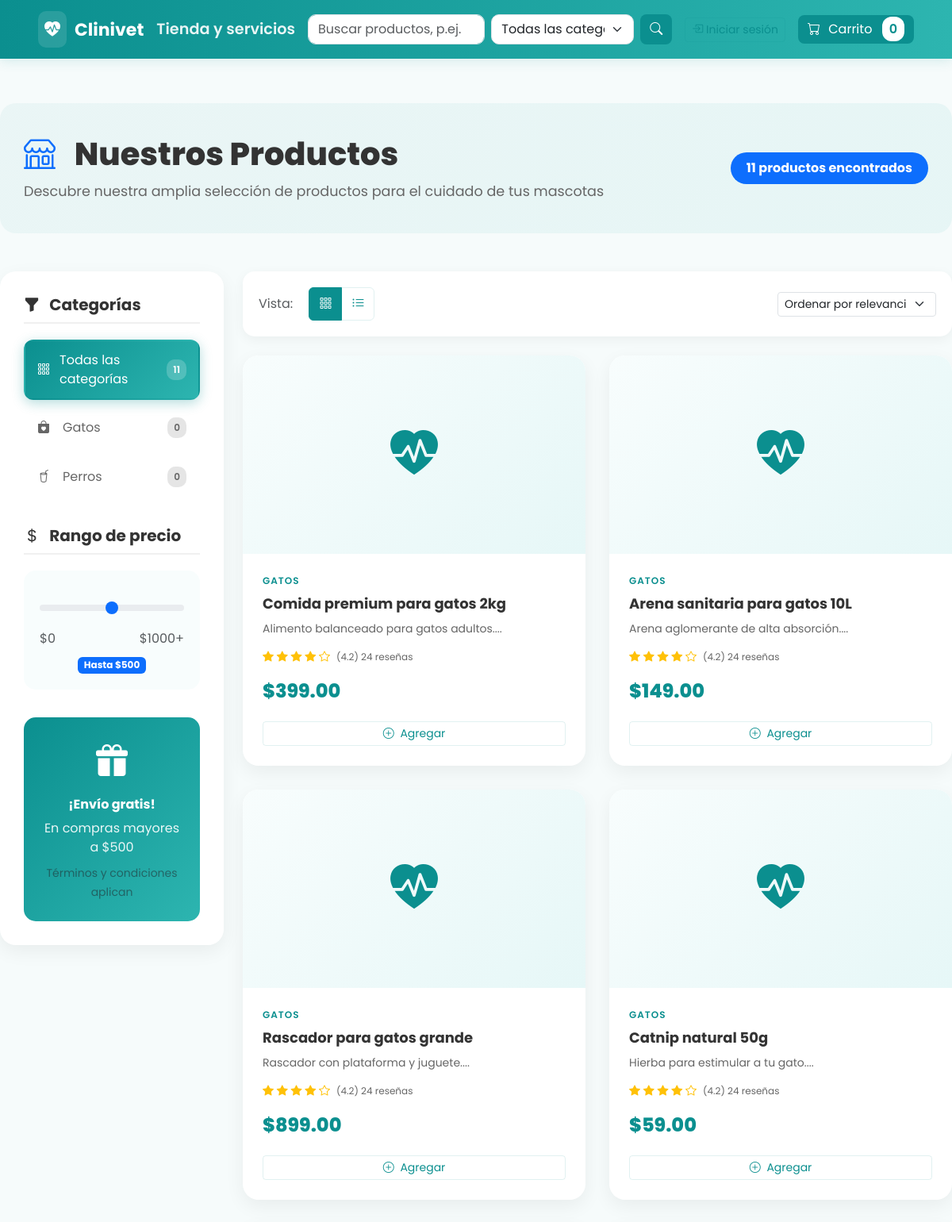
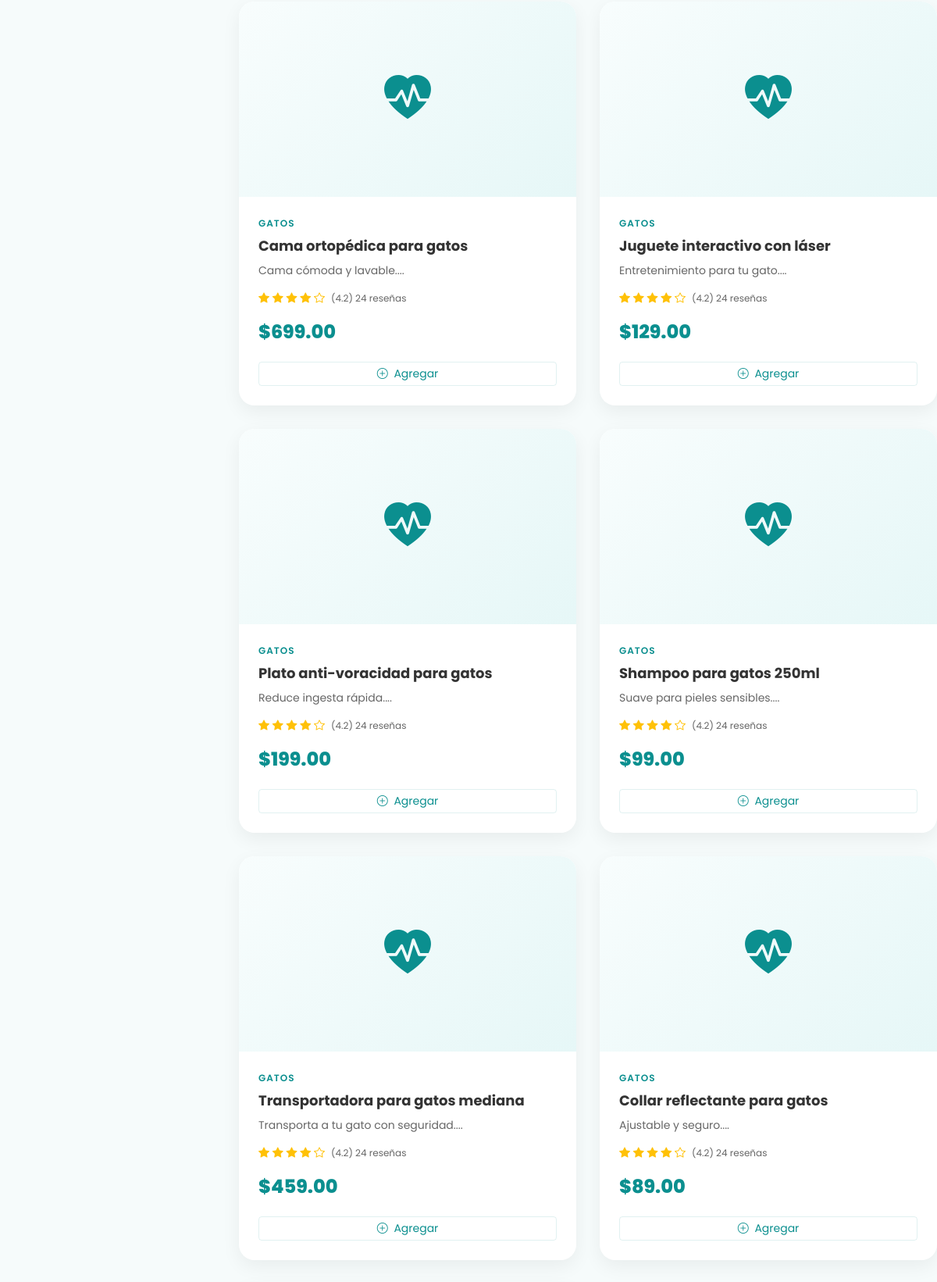
The page /backend/public/index.php?page=category&id=1 (upper part) on the database its author committed (2 pictures, top to bottom).
### tables this page shows
CREATE TABLE IF NOT EXISTS categories (
  id INT AUTO_INCREMENT PRIMARY KEY,
  name VARCHAR(100) NOT NULL
);

CREATE TABLE IF NOT EXISTS products (
  id INT AUTO_INCREMENT PRIMARY KEY,
  category_id INT,
  name VARCHAR(200) NOT NULL,
  description TEXT,
  price DECIMAL(12,2) NOT NULL,
  stock INT DEFAULT 0,
  image VARCHAR(255),
  FOREIGN KEY (category_id) REFERENCES categories(id)
);

### backend/app/Controllers/ProductController.php (called while the page is built, shortened)
<?php
class ProductController {
    public function listByCategory($categoryId) {
        $pdo = DB::get();
        $stmt = $pdo->prepare("SELECT p.*, c.name as category_name FROM products p LEFT JOIN categories c ON p.category_id = c.id WHERE p.category_id = ?");
        $stmt->execute([$categoryId]);
        $products = $stmt->fetchAll(\PDO::FETCH_ASSOC);
        $cats = $pdo->query("SELECT * FROM categories")->fetchAll(\PDO::FETCH_ASSOC);
        include __DIR__ . '/../../../frontend/app/Views/products/list.php';
    }
}

### frontend/app/Views/products/list.php (the view, shortened to what this page needs)
<?php include __DIR__ . '/../layouts/main.php'; ?>
<div class="page-header mb-5">
  <div class="row align-items-center">
    <div class="col-md-8">
      <h1 class="page-title">
        <i class="bi bi-shop text-primary me-3"></i>
        Nuestros Productos
      </h1>
      <p class="page-subtitle">Descubre nuestra amplia selección de productos para el cuidado de tus mascotas</p>
    </div>
    <div class="col-md-4 text-md-end">
      <div class="results-info">
        <span class="badge bg-primary fs-6">
          <?= count($products) ?> productos encontrados
        </span>
      </div>
    </div>
  </div>
</div>
<div class="row">
  <div class="col-lg-3 col-md-4 mb-4">
    <div class="filters-sidebar">
      <div class="filter-section">
        <h5 class="filter-title">
          <i class="bi bi-funnel-fill me-2"></i>
          Categorías
        </h5>
        <div class="category-filters">
          <div class="category-item">
            <a href="index.php?page=products" class="category-link <?= empty($_GET['cat']) ? 'active' : '' ?>">
              <i class="bi bi-grid-3x3-gap"></i>
              <span>Todas las categorías</span>
              <span class="count"><?= array_sum(array_column($cats, 'product_count', 'id')) ?: count($products) ?></span>
            </a>
          </div>
          <?php foreach($cats as $c): ?>
            <div class="category-item">
              <a href="index.php?page=category&id=<?=$c['id']?>"
                 class="category-link <?= (isset($_GET['cat']) && $_GET['cat'] == $c['id']) ? 'active' : '' ?>">
                <?php
                $icons = ['bi-bag-heart-fill', 'bi-cup-straw', 'bi-heart-fill', 'bi-star-fill', 'bi-gift-fill', 'bi-house-heart-fill'];
                $icon = $icons[array_search($c['id'], array_column($cats, 'id')) % count($icons)];
                ?>
                <i class="bi <?= $icon ?>"></i>
                <span><?=htmlspecialchars($c['name'])?></span>
                <span class="count"><?= $c['product_count'] ?? '0' ?></span>
              </a>
            </div>
          <?php endforeach; ?>
        </div>
      </div>
      <div class="filter-section">
        <h5 class="filter-title">
          <i class="bi bi-currency-dollar me-2"></i>
          Rango de precio
        </h5>
        <div class="price-filters">
          <div class="price-range">
            <input type="range" class="form-range" min="0" max="1000" value="500" id="priceRange">
            <div class="d-flex justify-content-between">
              <span class="text-muted">$0</span>
              <span class="text-muted">$1000+</span>
            </div>
            <div class="price-display text-center mt-2">
              <span class="badge bg-primary">Hasta $<span id="priceValue">500</span></span>
            </div>
          </div>
        </div>
      </div>
      <div class="filter-section">
        <div class="promo-card">
          <div class="promo-icon">
            <i class="bi bi-gift-fill"></i>
          </div>
          <h6>¡Envío gratis!</h6>
          <p>En compras mayores a $500</p>
          <small class="text-muted">Términos y condiciones aplican</small>
        </div>
      </div>
    </div>
  </div>
  <div class="col-lg-9 col-md-8">
    <div class="products-controls mb-4">
      <div class="row align-items-center">
        <div class="col-md-6">
          <div class="view-toggle">
            <span class="text-muted me-3">Vista:</span>
            <div class="btn-group" role="group">
              <button type="button" class="btn btn-outline-primary active" id="gridView">
                <i class="bi bi-grid-3x3-gap"></i>
              </button>
              <button type="button" class="btn btn-outline-primary" id="listView">
                <i class="bi bi-list-ul"></i>
              </button>
            </div>
          </div>
        </div>
        <div class="col-md-6 text-md-end">
          <select class="form-select form-select-sm" style="max-width: 200px; display: inline-block;">
            <option>Ordenar por relevancia</option>
          </select>
        </div>
      </div>
    </div>
    <?php if(empty($products)): ?>
      <div class="empty-state">
        <div class="empty-icon">
          <i class="bi bi-search"></i>
        </div>
        <h3>No se encontraron productos</h3>
        <p class="text-muted">Intenta ajustar tus filtros o buscar algo diferente</p>
        <a href="index.php?page=products" class="btn btn-primary">Ver todos los productos</a>
      </div>
    <?php else: ?>
      <div class="products-grid" id="productsContainer">
        <?php foreach($products as $index => $p): ?>
          <div class="product-card modern" data-aos="fade-up" data-aos-delay="<?= $index * 100 ?>">
            <div class="product-image">
              <?php if (!empty($p['image'])): ?>
                <?php
                  $__img = $p['image'];
                  $__img = ltrim($__img, '/');
                  $__img = preg_replace('#^(frontend/public/)+#', '', $__img);
                  $__img = preg_replace('#^(public/)+#', '', $__img);
                  $__img = '/' . ltrim($__img, '/');
                ?>
                <img src="<?=htmlspecialchars($baseUrl . $__img)?>" alt="<?=htmlspecialchars($p['name'])?>" />
              <?php else: ?>
                <div class="placeholder-image">
                  <i class="bi bi-heart-pulse-fill"></i>
                </div>
              <?php endif; ?>
            </div>
            <div class="product-info">
              <div class="product-category"><?=htmlspecialchars($p['category_name'])?></div>
              <h5 class="product-title"><?=htmlspecialchars($p['name'])?></h5>
              <?php if(!empty($p['description'])): ?>
                <p class="product-description"><?= substr(htmlspecialchars($p['description']), 0, 80) ?>...</p>
              <?php endif; ?>
              <div class="product-rating">
                <div class="stars">
                  <i class="bi bi-star-fill"></i>
                  <i class="bi bi-star-fill"></i>
                  <i class="bi bi-star-fill"></i>
                  <i class="bi bi-star-fill"></i>
                  <i class="bi bi-star"></i>
                </div>
                <span class="rating-text">(4.2) 24 reseñas</span>
              </div>
              <div class="product-price">
                <span class="current-price">$<?=number_format($p['price'],2)?></span>
              </div>
              <button class="btn btn-outline-primary btn-sm btn-add-cart-quick w-100" data-id="<?=$p['id']?>">
                <i class="bi bi-plus-circle me-1"></i> Agregar
              </button>
            </div>
          </div>
        <?php endforeach; ?>
      </div>
    <?php endif; ?>
  </div>
</div>
<link href="https://unpkg.com/aos@2.3.1/dist/aos.css" rel="stylesheet">

### frontend/app/Views/layouts/main.php (style rules this page uses)
:root { --primary:#0b8f8f; --primary-dark:#086f6f; --accent:#ffd166; --muted:#7b8b8b; --card-bg: #ffffff; --page-bg: #f6fbfb; }
html,body { height:100%; }
body { font-family: 'Poppins', system-ui, -apple-system, 'Segoe UI', Roboto, 'Helvetica Neue', Arial; background:var(--page-bg); color:#133; }
.btn-outline-primary { color:var(--primary); border-color:rgba(11,143,143,0.12); }

### frontend/app/Views/products/list.php (style rules this page uses)
.page-header { background: linear-gradient(135deg, rgba(11,143,143,0.05) 0%, rgba(45,181,176,0.08) 100%); border-radius: 20px; padding: 40px 30px; margin-bottom: 40px; }
.page-title { font-size: 2.5rem; font-weight: 800; color: #333; margin-bottom: 10px; }
.page-subtitle { font-size: 1.1rem; color: #666; margin: 0; }
.results-info .badge { padding: 12px 20px; border-radius: 50px; }
.filters-sidebar { background: white; border-radius: 20px; padding: 30px; box-shadow: 0 8px 25px rgba(0,0,0,0.06); position: sticky; top: 20px; }
.filter-section { margin-bottom: 35px; }
.filter-section:last-child { margin-bottom: 0; }
.filter-title { color: #333; font-weight: 700; margin-bottom: 20px; padding-bottom: 10px; border-bottom: 2px solid #f0f0f0; }
.category-filters .category-item { margin-bottom: 8px; }
.category-link { display: flex; align-items: center; gap: 12px; padding: 12px 15px; border-radius: 12px; text-decoration: none; color: #666; transition: all 0.3s ease; border: 2px solid transparent; }
.category-link.active { background: linear-gradient(135deg, #0b8f8f, #2db5b0); color: white; box-shadow: 0 4px 15px rgba(11,143,143,0.3); }
.category-link i { font-size: 16px; width: 20px; }
.category-link .count { margin-left: auto; background: rgba(0,0,0,0.1); padding: 4px 8px; border-radius: 10px; font-size: 12px; font-weight: 600; }
.category-link.active .count { background: rgba(255,255,255,0.2); }
.price-filters { padding: 20px; background: #f8fdfd; border-radius: 15px; }
.form-range { margin: 15px 0; }
.promo-card { background: linear-gradient(135deg, #0b8f8f, #2db5b0); color: white; padding: 25px; border-radius: 15px; text-align: center; }
.promo-icon { font-size: 40px; margin-bottom: 15px; }
.promo-card h6 { font-weight: 700; margin-bottom: 8px; }
.promo-card p { margin-bottom: 8px; opacity: 0.9; }
.promo-card small { opacity: 0.7; }
.products-controls { background: white; padding: 20px; border-radius: 15px; box-shadow: 0 4px 15px rgba(0,0,0,0.05); }
.view-toggle .btn { padding: 8px 12px; }
.view-toggle .btn.active { background: #0b8f8f; border-color: #0b8f8f; }
.products-grid { display: grid; grid-template-columns: repeat(auto-fill, minmax(300px, 1fr)); gap: 30px; margin-bottom: 40px; }
.product-card.modern { background: white; border-radius: 20px; overflow: hidden; box-shadow: 0 8px 25px rgba(0,0,0,0.06); transition: all 0.3s ease; position: relative; }
.product-image { position: relative; height: 250px; overflow: hidden; }
.placeholder-image { width: 100%; height: 100%; background: linear-gradient(135deg, #f8fdfd, #e6f7f7); display: flex; align-items: center; justify-content: center; font-size: 60px; color: #0b8f8f; }
.product-info { padding: 25px; }
.product-category { color: #0b8f8f; font-size: 12px; font-weight: 600; text-transform: uppercase; letter-spacing: 1px; margin-bottom: 8px; }
.product-title { font-weight: 700; color: #333; margin-bottom: 10px; font-size: 18px; line-height: 1.3; }
.product-description { color: #666; font-size: 14px; margin-bottom: 15px; line-height: 1.4; }
.product-rating { display: flex; align-items: center; gap: 8px; margin-bottom: 15px; }
.stars { color: #ffc107; font-size: 14px; }
.rating-text { font-size: 12px; color: #666; }
.product-price { margin-bottom: 20px; }
.current-price { color: #0b8f8f; font-size: 24px; font-weight: 800; }

### rows shown on the page
categories: name "Gatos", product_count "0"
categories: name "Perros", product_count "0"
products: category.name "GATOS", name "Comida premium para gatos 2kg", description "Alimento balanceado para gatos adultos.", price "399.00"
products: category.name "GATOS", name "Arena sanitaria para gatos 10L", description "Arena aglomerante de alta absorción.", price "149.00"
products: category.name "GATOS", name "Rascador para gatos grande", description "Rascador con plataforma y juguete.", price "899.00"
products: category.name "GATOS", name "Catnip natural 50g", description "Hierba para estimular a tu gato.", price "59.00"
products: category.name "GATOS", name "Cama ortopédica para gatos", description "Cama cómoda y lavable.", price "699.00"
products: category.name "GATOS", name "Juguete interactivo con láser", description "Entretenimiento para tu gato.", price "129.00"
products: category.name "GATOS", name "Plato anti-voracidad para gatos", description "Reduce ingesta rápida.", price "199.00"
products: category.name "GATOS", name "Shampoo para gatos 250ml", description "Suave para pieles sensibles.", price "99.00"
products: category.name "GATOS", name "Transportadora para gatos mediana", description "Transporta a tu gato con seguridad.", price "459.00"
products: category.name "GATOS", name "Collar reflectante para gatos", description "Ajustable y seguro.", price "89.00"

### other values the page prints
count($products) "11"
